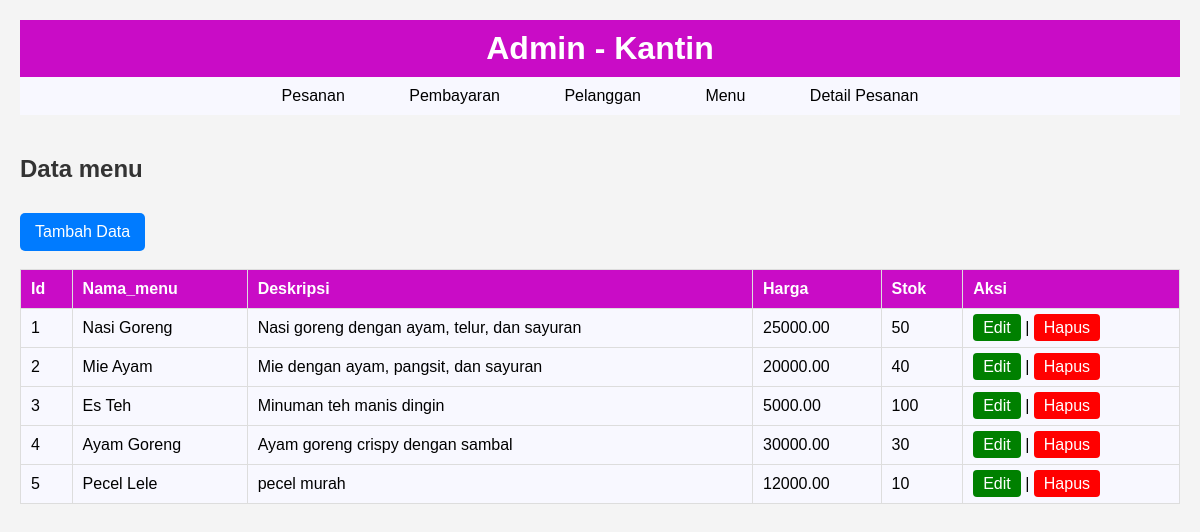
The page / on the database its author committed.
### tables this page shows
CREATE TABLE `menu` (
  `id` int(11) NOT NULL,
  `nama_menu` varchar(100) NOT NULL,
  `deskripsi` text DEFAULT NULL,
  `harga` decimal(10,2) NOT NULL,
  `stok` int(11) NOT NULL
);

### index.php (the view, shortened to what this page needs)
<?php
$host = 'localhost';
$user = 'root';
$pass = '';
$db   = 'makanan';
$conn = new mysqli($host, $user, $pass, $db);
$tables = [
    'pesanan'        => ['id', 'id_pelanggan', 'tanggal', 'total_harga', 'status'],
    'pembayaran'     => ['id', 'id_pesanan', 'jumlah_bayar', 'tanggal_pembayaran', 'metode_pembayaran'],
    'pelanggan'      => ['id', 'nama', 'email', 'telepon', 'alamat'],
    'menu'           => ['id', 'nama_menu', 'deskripsi', 'harga', 'stok'],
    'detail_pesanan' => ['id', 'id_pesanan', 'id_menu', 'jumlah', 'subtotal'],
];
$table = $_GET['table'] ?? 'menu';
$columns = $tables[$table];
function showTable($conn, $table, $columns) {
    $query = "SELECT * FROM $table";
    $result = $conn->query($query);
    echo "<h2>Data $table</h2>";
    echo "<a href='?table=$table&action=add' class='btn btn-add'>Tambah Data</a><br><br>";
    if ($result->num_rows > 0) {
        echo "<table border='1' cellpadding='10' cellspacing='0' style='color: black; background-color: #F8F8FF;'>";
        echo "<tr>";
        foreach ($columns as $col) {
            echo "<th>" . ucfirst($col) . "</th>";
        }
        echo "<th>Aksi</th></tr>";
        while ($row = $result->fetch_assoc()) {
            echo "<tr>";
            foreach ($columns as $col) {
                echo "<td>{$row[$col]}</td>";
            }
            echo "<td>
            <a href='?table=$table&action=edit&id={$row['id']}' style='color: white; background-color: green; padding: 5px 10px; border-radius: 4px; text-decoration: none;'>Edit</a> |
            <a href='?table=$table&action=delete&id={$row['id']}' onclick='return confirm(\"Yakin ingin menghapus data ini?\")' style='color: white; background-color: red; padding: 5px 10px; border-radius: 4px; text-decoration: none;'>Hapus</a>
        </td>";
echo "</tr>";
        }
        echo "</table>";
    } else {
        echo "<p>Tidak ada data.</p>";
    }
}
if (isset($_GET['action'])) {
    $action = $_GET['action'];
    if ($action == 'add') {
        addDataForm($table, $columns);
        if (isset($_POST['submit_add'])) {
            $fields = array_filter($columns, fn($col) => $col != 'id');
            $values = array_map(fn($col) => $_POST[$col], $fields);
            $query = "INSERT INTO $table (" . implode(',', $fields) . ") VALUES (" . str_repeat('?,', count($fields) - 1) . "?)";
            $stmt = $conn->prepare($query);
            $stmt->bind_param(str_repeat('s', count($fields)), ...$values);
            $stmt->execute();
            header("Location: ?table=$table");
        }
    }
    elseif ($action == 'edit' && isset($_GET['id'])) {
        $id = $_GET['id'];
        editDataForm($conn, $table, $columns, $id);
        if (isset($_POST['submit_edit'])) {
            $fields = array_filter($columns, fn($col) => $col != 'id');
            $values = array_map(fn($col) => $_POST[$col], $fields);
            $values[] = $_GET['id'];
            $query = "UPDATE $table SET " . implode(' = ?, ', $fields) . " = ? WHERE id = ?";
            $stmt = $conn->prepare($query);
            $stmt->bind_param(str_repeat('s', count($fields)) . 'i', ...$values);
            $stmt->execute();
            header("Location: ?table=$table");
        }
    }
    elseif ($action == 'delete' && isset($_GET['id'])) {
        $id = $_GET['id'];
        $query = "DELETE FROM $table WHERE id = ?";
        $stmt = $conn->prepare($query);
        $stmt->bind_param('i', $id);
        $stmt->execute();
        header("Location: ?table=$table");
    }
} else {
    echo '
<!DOCTYPE html>
<html lang="en">
<head>
    <meta charset="UTF-8">
    <meta name="viewport" content="width=device-width, initial-scale=1.0">
    <title>Admin Kantin</title>
    <style>
        body {
            font-family: Arial, sans-serif;
            margin: 0;
            padding: 0;
        }
        header {
            background-color:rgb(201, 12, 198);
            color: white;
            padding: 10px 0;
            text-align: center;
        }
        nav {
            background-color: #F8F8FF;
            padding: 10px 0;
            text-align: center;
        }
        nav a {
            color: black;
            text-decoration: none;
            padding: 10px 20px;
            margin: 0 10px;
            border-radius: 5px;
            background-color: #F8F8FF;
        }
        nav a:hover {
            background-color: #E6E6FA;
        }
        .container {
            display: flex;
            flex-direction: column;
            padding: 20px;
        }
        table {
            width: 100%;
            border-collapse: collapse;
        }
        table, th, td {
            border: 1px solid #ddd;
        }
        th, td {
            padding: 10px;
            text-align: left;
        }
    </style>
</head>
<body>
<header>
    <h1>Admin - Kantin</h1>
</header>
<nav>
    <a href="?table=pesanan">Pesanan</a>
    <a href="?table=pembayaran">Pembayaran</a>
    <a href="?table=pelanggan">Pelanggan</a>
    <a href="?table=menu">Menu</a>
    <a href="?table=detail_pesanan">Detail Pesanan</a>
</nav>
<div class="container">
</div>
</body>
</html>
    ';
    showTable($conn, $table, $columns);
}
?>
<link rel="stylesheet" href="style.css">

### style.css (style rules this page uses)
* { margin: 0; padding: 0; box-sizing: border-box; }
body { font-family: Arial, sans-serif; background-color: #f4f4f4; color: #333; padding: 20px; }
h2 { margin-bottom: 20px; }
table { width: 100%; border-collapse: collapse; margin-bottom: 20px; }
th, td { border: 1px solid #ddd; padding: 10px; text-align: left; }
th { background-color: rgb(201, 12, 198); color: white; }
.btn { display: inline-block; padding: 10px 15px; margin-top: 10px; color: white; background-color: #007BFF; text-decoration: none; border-radius: 5px; }

### index.php (style rules this page uses)
body { font-family: Arial, sans-serif; margin: 0; padding: 0; }
header { background-color:rgb(201, 12, 198); color: white; padding: 10px 0; text-align: center; }
nav { background-color: #F8F8FF; padding: 10px 0; text-align: center; }
nav a { color: black; text-decoration: none; padding: 10px 20px; margin: 0 10px; border-radius: 5px; background-color: #F8F8FF; }
.container { display: flex; flex-direction: column; padding: 20px; }
table { width: 100%; border-collapse: collapse; }
table, th, td { border: 1px solid #ddd; }
th, td { padding: 10px; text-align: left; }

### rows shown on the page
menu: id "1", nama_menu "Nasi Goreng", deskripsi "Nasi goreng dengan ayam, telur, dan sayuran", harga "25000.00", stok "50"
menu: id "2", nama_menu "Mie Ayam", deskripsi "Mie dengan ayam, pangsit, dan sayuran", harga "20000.00", stok "40"
menu: id "3", nama_menu "Es Teh", deskripsi "Minuman teh manis dingin", harga "5000.00", stok "100"
menu: id "4", nama_menu "Ayam Goreng", deskripsi "Ayam goreng crispy dengan sambal", harga "30000.00", stok "30"
menu: id "5", nama_menu "Pecel Lele", deskripsi "pecel murah", harga "12000.00", stok "10"

### other values the page prints
$table "menu"
$col "Id"
$col "Nama_menu"
$col "Deskripsi"
$col "Harga"
$col "Stok"
